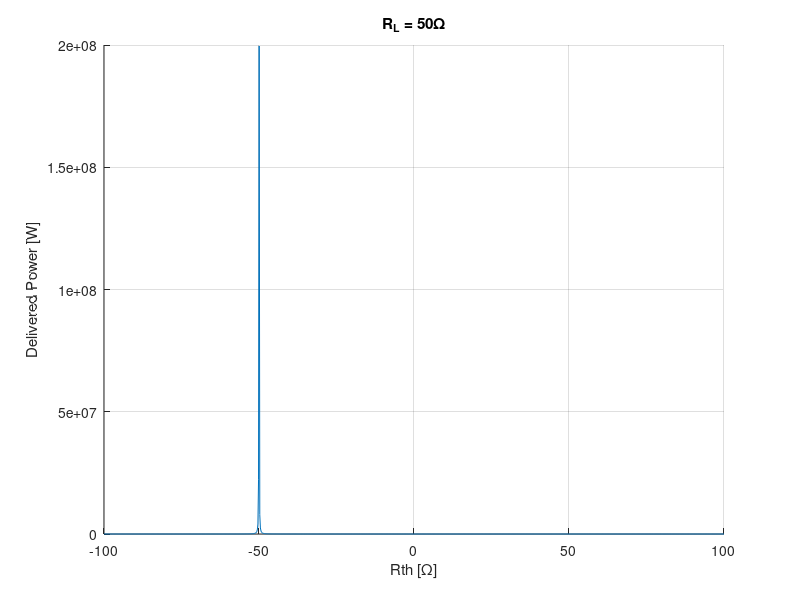

The MATLAB source for this figure:
close all;
clear;
clc;

Rth=linspace(-100, 100, 1000);
R=50;
V=100;

P = R.*(V./(R+Rth)).^2;

hold on;
grid on;

plot(Rth, P);

xlabel('Rth [\Omega]');
ylabel('Delivered Power [W]');
title('R_L = 50\Omega');
xticks(-100:50:100);
